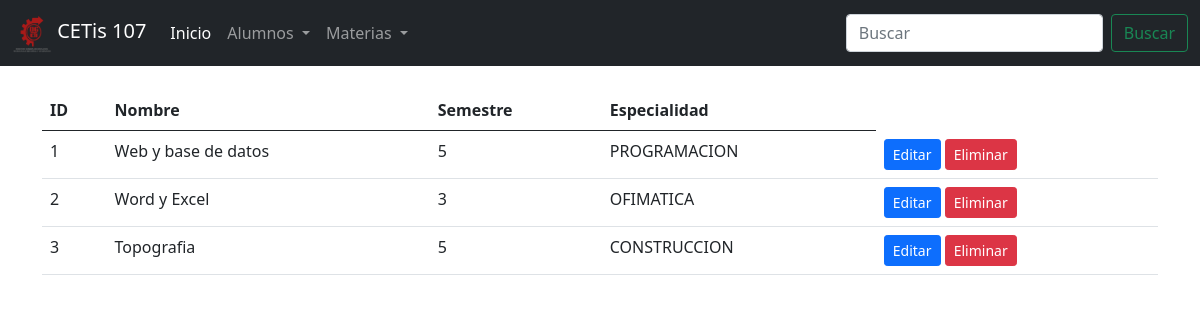
The page /ConsultarMaterias.php on the database its author committed.
### tables this page shows
CREATE TABLE `materias` (
  `id` int(11) NOT NULL,
  `nombre` varchar(100) NOT NULL,
  `semestre` int(11) NOT NULL,
  `especialidad` varchar(100) NOT NULL
);

### ConsultarMaterias.php (the view, shortened to what this page needs)
<!DOCTYPE html>
<html lang="en">
<head>
    <link rel="stylesheet" href="css/bootstrap.css">
</head>
<body>
    <?php
        include 'menu.php';
        include 'conexion.php';
        $sql = "SELECT * FROM materias";
        $datos = $conexion->query($sql);
    ?>
    <div class="container">
        <div class="row">
            <div class="col-12">
        <?php
            if($datos->num_rows > 0) { ?>
                <br>
                <table class="table table-hover">
                    <thead>
                        <tr>
                            <th>ID</th>
                            <th>Nombre</th>
                            <th>Semestre</th>
                            <th>Especialidad</th>
                        </tr>
                    </thead>
                    <tbody>
                    <?php while($registro = $datos->fetch_assoc()){ ?>
                        <tr>
                            <td><?php echo $registro["id"]; ?></td>
                            <td><?php echo $registro["nombre"]; ?></td>
                            <td><?php echo $registro["semestre"]; ?></td>
                            <td><?php echo $registro["especialidad"]; ?></td>
                            <td>
                                <a href="editarMateria.php?id=<?php echo $registro["id"]; ?>" class="btn btn-sm btn-primary">Editar</a>
                                <a href="eliminarMateria.php?id=<?php echo $registro["id"]; ?>" class="btn btn-sm btn-danger">Eliminar</a>
                            </td>
                        </tr>
                        <?php } ?>
                    </tbody>
                </table>
        <?php }else{ ?>
            <center><h2>No existen datos del alumno en la base de datos</h2></center>
        <?php } ?>
            </div>
        </div>
    </div>
</body>
</html>

### rows shown on the page
materias: id "1", nombre "Web y base de datos", semestre "5", especialidad "PROGRAMACION"
materias: id "2", nombre "Word y Excel", semestre "3", especialidad "OFIMATICA"
materias: id "3", nombre "Topografia", semestre "5", especialidad "CONSTRUCCION"
